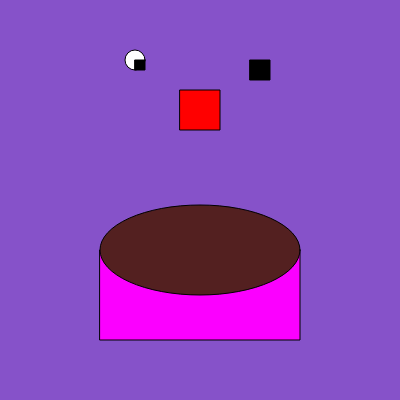
Frame 1 (no input)
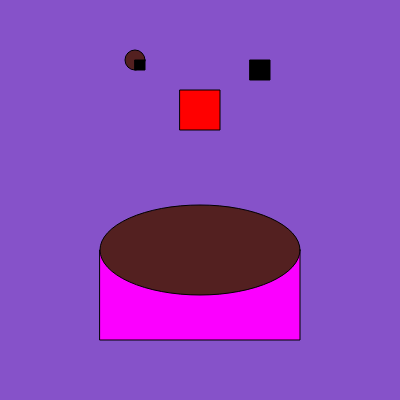
Frame 60 (no input)
Frame 120 (the mouse pressed at the canvas centre since frame 60): identical to frame 60, image omitted

The p5.js sketch that drew these frames (run headless with seeded random() and noise() and a simulated clock; from frame 60 on, the mouse is pressed at the canvas centre):

// p5.js sketch
// ── sketch.js


function setup() {
  createCanvas(400, 400);
}

function draw() {
  background(134,82,201);
  ellipse (135,60,20)
  fill ('rgb(0,0,0)')
  rect (250, 60, 20)
  fill ('rgb(251,0,255)')
  rect (100, 250, 200, 90)
  fill ('rgb(255,0,0)')
  rect (180, 90, 40, 40)
  fill ('black')
  rect (135,60,10)
  fill ('rgb(83,32,32)')  
  ellipse (200, 250, 200, 90)


}
